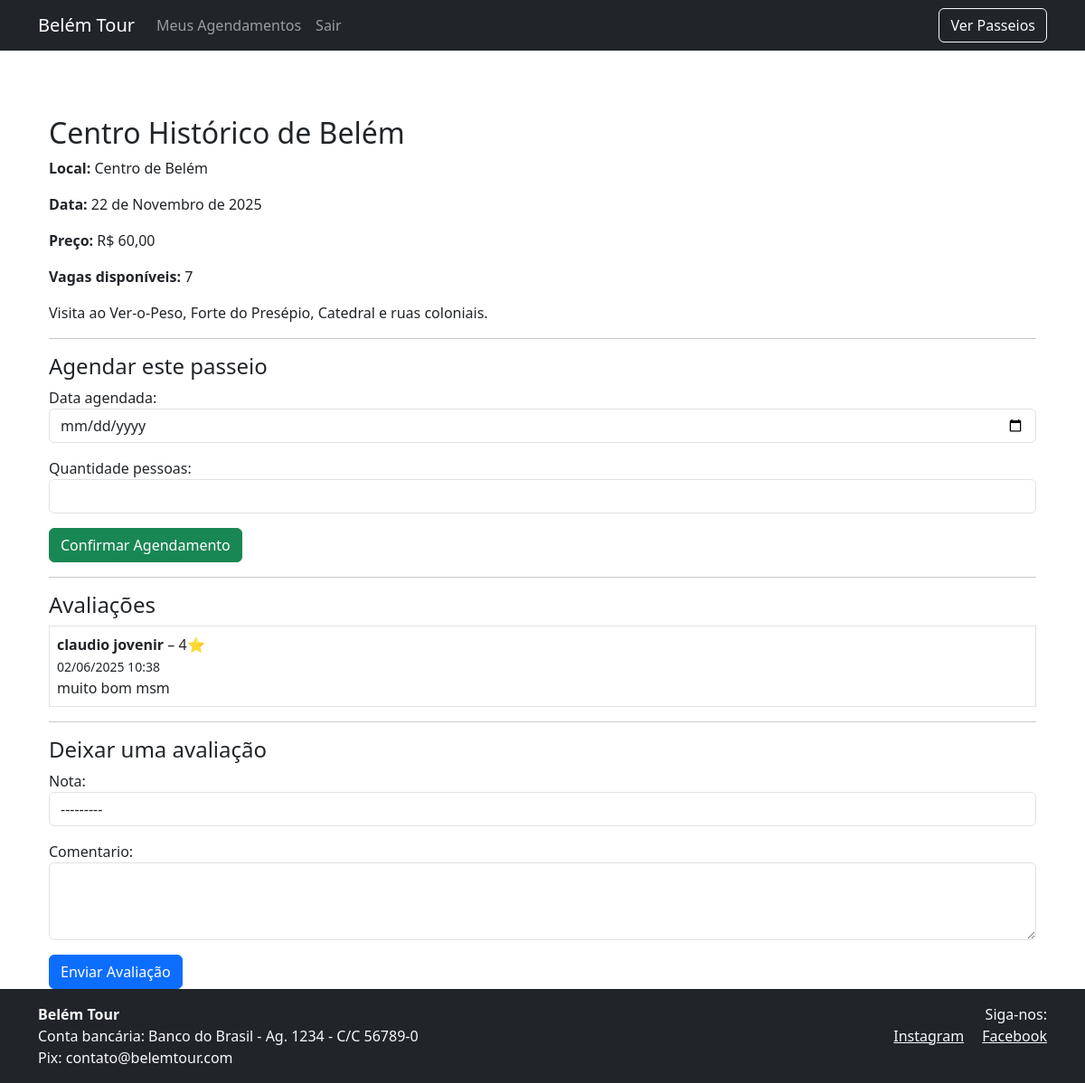
The page /passeios/25/ (signed in) on the database its author committed.
### passeios/models.py (models this page shows, shortened)
class Passeio(models.Model):
    titulo = models.CharField(max_length=100)
    descricao = models.TextField()
    local = models.CharField(max_length=100)
    data = models.DateField()
    preco = models.DecimalField(max_digits=8, decimal_places=2)
    vagas_disponiveis = models.PositiveIntegerField(default=10)

class Avaliacao(models.Model):
    passeio = models.ForeignKey(Passeio, on_delete=models.CASCADE, related_name='avaliacoes')
    usuario = models.ForeignKey(User, on_delete=models.CASCADE)
    nota = models.IntegerField(choices=[(i, i) for i in range(1, 6)])
    comentario = models.TextField()
    data = models.DateTimeField(auto_now_add=True)  # ✅ data automática

### passeios/views.py (the view, shortened to what this page needs)
# urls.py: path('<int:passeio_id>/', views.detalhe_passeio, name='detalhe_passeio'),
def detalhe_passeio(request, passeio_id):
    passeio = get_object_or_404(Passeio, id=passeio_id)
    agendamento_form = AgendamentoForm()
    avaliacao_form = AvaliacaoForm()
    return render(request, 'passeios/passeio_detalhe.html', {
        'passeio': passeio,
        'agendamento_form': agendamento_form,
        'avaliacao_form': avaliacao_form,
        'avaliacoes': passeio.avaliacoes.all().order_by('-data')
    })

### agendamentos/forms.py
class AgendamentoForm(forms.ModelForm):
    class Meta:
        model = Agendamento
        fields = ['data_agendada', 'quantidade_pessoas']
        widgets = {
            'data_agendada': forms.DateInput(
                format='%Y-%m-%d',
                attrs={'type': 'date', 'class': 'form-control'}
            ),
            'quantidade_pessoas': forms.NumberInput(attrs={'class': 'form-control'})
        }
    def __init__(self, *args, **kwargs):
        super().__init__(*args, **kwargs)
        self.fields['data_agendada'].input_formats = ['%Y-%m-%d']

### passeios/forms.py
class AvaliacaoForm(forms.ModelForm):
    class Meta:
        model = Avaliacao
        fields = ['nota', 'comentario']
        widgets = {
            'nota': forms.Select(attrs={'class': 'form-control'}),
            'comentario': forms.Textarea(attrs={'class': 'form-control', 'rows': 3}),
        }

### passeios/templates/passeios/passeio_detalhe.html (shortened to what this page needs)
{% extends 'base.html' %}
{% block content %}
<div class="container mt-5">
  <h2>{{ passeio.titulo }}</h2>
  <p><strong>Local:</strong> {{ passeio.local }}</p>
  <p><strong>Data:</strong> {{ passeio.data }}</p>
  <p><strong>Preço:</strong> R$ {{ passeio.preco }}</p>
  <p><strong>Vagas disponíveis:</strong> {{ passeio.vagas_disponiveis }}</p>
  <p>{{ passeio.descricao }}</p>
  <hr>
  <h4>Agendar este passeio</h4>
  {% if passeio.vagas_disponiveis > 0 %}
    <form method="post" action="">
      {{ agendamento_form.as_p }}
      <button type="submit" name="agendar" class="btn btn-success">Confirmar Agendamento</button>
    </form>
  {% else %}
    <div class="alert alert-danger">Este passeio está esgotado.</div>
  {% endif %}
  <hr>
  <h4>Avaliações</h4>
  {% for avaliacao in avaliacoes %}
    <div class="border p-2 mb-2">
      <strong>{{ avaliacao.usuario.username }}</strong> – {{ avaliacao.nota }}⭐<br>
      <small>{{ avaliacao.data|date:"d/m/Y H:i" }}</small><br>
      {{ avaliacao.comentario }}
    </div>
  {% empty %}
    <p>Este passeio ainda não tem avaliações.</p>
  {% endfor %}
  <hr>
  <h4>Deixar uma avaliação</h4>
  <form method="post" action="">
    {{ avaliacao_form.as_p }}
    <button type="submit" name="avaliar" class="btn btn-primary">Enviar Avaliação</button>
  </form>
</div>
{% endblock %}

### rows shown on the page
Passeio: titulo "Centro Histórico de Belém", local "Centro de Belém", data "22 de Novembro de 2025", preco "60,00", vagas_disponiveis "7", descricao "Visita ao Ver-o-Peso, Forte do Presépio, Catedral e ruas coloniais."
Avaliacao: usuario.username "claudio jovenir", nota "4", data "02/06/2025 10:38", comentario "muito bom msm"
